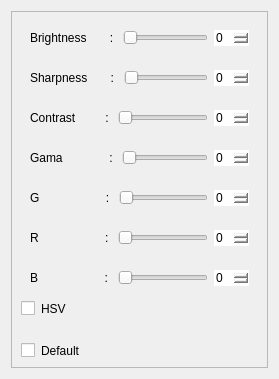
         <widget class="QWidget" name="page_cam_3">
          <layout class="QVBoxLayout" name="verticalLayout_10">
           <item>
            <widget class="QFrame" name="frame_19">
             <property name="styleSheet">
              <string notr="true"/>
             </property>
             <property name="frameShape">
              <enum>QFrame::StyledPanel</enum>
             </property>
             <property name="frameShadow">
              <enum>QFrame::Raised</enum>
             </property>
             <layout class="QVBoxLayout" name="verticalLayout_9">
              <item>
               <widget class="QFrame" name="frame_20">
                <property name="styleSheet">
                 <string notr="true">
border:none;

</string>
                </property>
                <property name="frameShape">
                 <enum>QFrame::Box</enum>
                </property>
                <property name="frameShadow">
                 <enum>QFrame::Raised</enum>
                </property>
                <layout class="QHBoxLayout" name="horizontalLayout_17">
                 <item>
                  <widget class="QLabel" name="label_15">
                   <property name="text">
                    <string>Brightness       : </string>
                   </property>
                  </widget>
                 </item>
                 <item>
                  <widget class="QSlider" name="slider_brightness_cam_3">
                   <property name="orientation">
                    <enum>Qt::Horizontal</enum>
                   </property>
                  </widget>
                 </item>
                 <item>
                  <widget class="QSpinBox" name="spinBox_13"/>
                 </item>
                </layout>
               </widget>
              </item>
              <item>
               <widget class="QFrame" name="frame_21">
                <property name="styleSheet">
                 <string notr="true">
border:none;

</string>
                </property>
                <property name="frameShape">
                 <enum>QFrame::Box</enum>
                </property>
                <property name="frameShadow">
                 <enum>QFrame::Raised</enum>
                </property>
                <layout class="QHBoxLayout" name="horizontalLayout_18">
                 <item>
                  <widget class="QLabel" name="label_16">
                   <property name="text">
                    <string>Sharpness       : </string>
                   </property>
                  </widget>
                 </item>
                 <item>
                  <widget class="QSlider" name="slider_sharpness_cam_3">
                   <property name="orientation">
                    <enum>Qt::Horizontal</enum>
                   </property>
                  </widget>
                 </item>
                 <item>
                  <widget class="QSpinBox" name="spinBox_14"/>
                 </item>
                </layout>
               </widget>
              </item>
              <item>
               <widget class="QFrame" name="frame_22">
                <property name="styleSheet">
                 <string notr="true">
border:none;

</string>
                </property>
                <property name="frameShape">
                 <enum>QFrame::Box</enum>
                </property>
                <property name="frameShadow">
                 <enum>QFrame::Raised</enum>
                </property>
                <layout class="QHBoxLayout" name="horizontalLayout_19">
                 <item>
                  <widget class="QLabel" name="label_17">
                   <property name="text">
                    <string>Contrast         : </string>
                   </property>
                  </widget>
                 </item>
                 <item>
                  <widget class="QSlider" name="slider_contrast_cam_3">
                   <property name="sliderPosition">
                    <number>0</number>
                   </property>
                   <property name="orientation">
                    <enum>Qt::Horizontal</enum>
                   </property>
                  </widget>
                 </item>
                 <item>
                  <widget class="QSpinBox" name="spinBox_15"/>
                 </item>
                </layout>
               </widget>
              </item>
              <item>
               <widget class="QFrame" name="frame_23">
                <property name="styleSheet">
                 <string notr="true">
border:none;

</string>
                </property>
                <property name="frameShape">
                 <enum>QFrame::Box</enum>
                </property>
                <property name="frameShadow">
                 <enum>QFrame::Raised</enum>
                </property>
                <layout class="QHBoxLayout" name="horizontalLayout_20">
                 <item>
                  <widget class="QLabel" name="label_18">
                   <property name="text">
                    <string>Gama              : </string>
                   </property>
                  </widget>
                 </item>
                 <item>
                  <widget class="QSlider" name="slider_gama_cam_3">
                   <property name="sliderPosition">
                    <number>0</number>
                   </property>
                   <property name="orientation">
                    <enum>Qt::Horizontal</enum>
                   </property>
                  </widget>
                 </item>
                 <item>
                  <widget class="QSpinBox" name="spinBox_16"/>
                 </item>
                </layout>
               </widget>
              </item>
              <item>
               <widget class="QFrame" name="frame_36">
                <property name="styleSheet">
                 <string notr="true">
border:none;

</string>
                </property>
                <property name="frameShape">
                 <enum>QFrame::Box</enum>
                </property>
                <property name="frameShadow">
                 <enum>QFrame::Raised</enum>
                </property>
                <layout class="QHBoxLayout" name="horizontalLayout_31">
                 <item>
                  <widget class="QLabel" name="label_33">
                   <property name="text">
                    <string>G                    : </string>
                   </property>
                  </widget>
                 </item>
                 <item>
                  <widget class="QSlider" name="slider_g_cam_3">
                   <property name="sliderPosition">
                    <number>0</number>
                   </property>
                   <property name="orientation">
                    <enum>Qt::Horizontal</enum>
                   </property>
                  </widget>
                 </item>
                 <item>
                  <widget class="QSpinBox" name="spinBox_27"/>
                 </item>
                </layout>
               </widget>
              </item>
              <item>
               <widget class="QFrame" name="frame_35">
                <property name="styleSheet">
                 <string notr="true">
border:none;

</string>
                </property>
                <property name="frameShape">
                 <enum>QFrame::Box</enum>
                </property>
                <property name="frameShadow">
                 <enum>QFrame::Raised</enum>
                </property>
                <layout class="QHBoxLayout" name="horizontalLayout_30">
                 <item>
                  <widget class="QLabel" name="label_32">
                   <property name="text">
                    <string>R                    : </string>
                   </property>
                  </widget>
                 </item>
                 <item>
                  <widget class="QSlider" name="slider_r_cam_3">
                   <property name="sliderPosition">
                    <number>0</number>
                   </property>
                   <property name="orientation">
                    <enum>Qt::Horizontal</enum>
                   </property>
                  </widget>
                 </item>
                 <item>
                  <widget class="QSpinBox" name="spinBox_26"/>
                 </item>
                </layout>
               </widget>
              </item>
              <item>
               <widget class="QFrame" name="frame_37">
                <property name="styleSheet">
                 <string notr="true">
border:none;

</string>
                </property>
                <property name="frameShape">
                 <enum>QFrame::Box</enum>
                </property>
                <property name="frameShadow">
                 <enum>QFrame::Raised</enum>
                </property>
                <layout class="QHBoxLayout" name="horizontalLayout_32">
                 <item>
                  <widget class="QLabel" name="label_34">
                   <property name="text">
                    <string>B                    : </string>
                   </property>
                  </widget>
                 </item>
                 <item>
                  <widget class="QSlider" name="slider_b_cam_3">
                   <property name="sliderPosition">
                    <number>0</number>
                   </property>
                   <property name="orientation">
                    <enum>Qt::Horizontal</enum>
                   </property>
                  </widget>
                 </item>
                 <item>
                  <widget class="QSpinBox" name="spinBox_28"/>
                 </item>
                </layout>
               </widget>
              </item>
              <item>
               <widget class="QCheckBox" name="checkBox_hsv_cam_3">
                <property name="styleSheet">
                 <string notr="true">border:none;</string>
                </property>
                <property name="text">
                 <string>HSV</string>
                </property>
               </widget>
              </item>
              <item>
               <widget class="Line" name="line_3">
                <property name="minimumSize">
                 <size>
                  <width>0</width>
                  <height>15</height>
                 </size>
                </property>
                <property name="styleSheet">
                 <string notr="true">border:none;</string>
                </property>
                <property name="frameShadow">
                 <enum>QFrame::Raised</enum>
                </property>
                <property name="orientation">
                 <enum>Qt::Horizontal</enum>
                </property>
               </widget>
              </item>
              <item>
               <widget class="QCheckBox" name="checkBox_default_cam_3">
                <property name="styleSheet">
                 <string notr="true">border:none;</string>
                </property>
                <property name="text">
                 <string>Default</string>
                </property>
               </widget>
              </item>
             </layout>
            </widget>
           </item>
          </layout>
         </widget>
